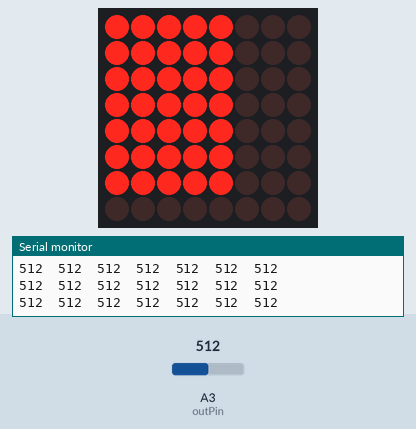
The sketch below on a simulated Arduino Uno, built with avr-gcc and run on an emulated ATmega328P. Shown: 8×8 LED matrix, the last lines printed to the serial monitor. The test bench sets the inputs (shaded band); at power-on: A3 (outPin) = 512.

Above: at 1.2 s.
1.3 s: A3 (outPin) set to 716
At 1.56 s:
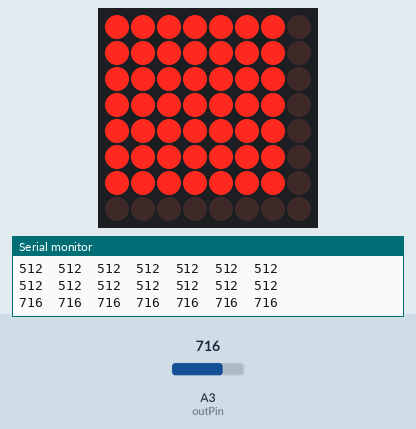
3.6 s: A3 (outPin) set to 900
At 3.83 s:
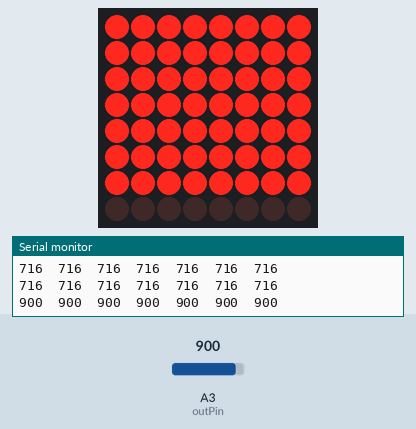
6.3 s: A3 (outPin) set to 597
At 6.5 s:
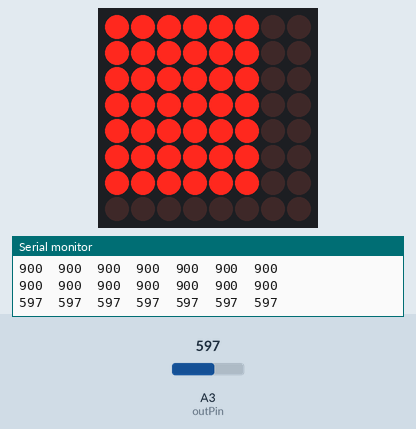
8.9 s: A3 (outPin) set to 570
At 9.11 s:
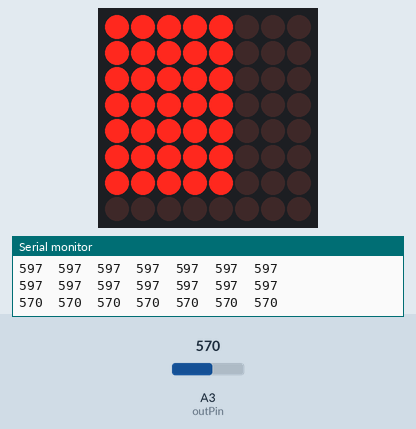
11.1 s: A3 (outPin) set to 413
At 11.34 s:
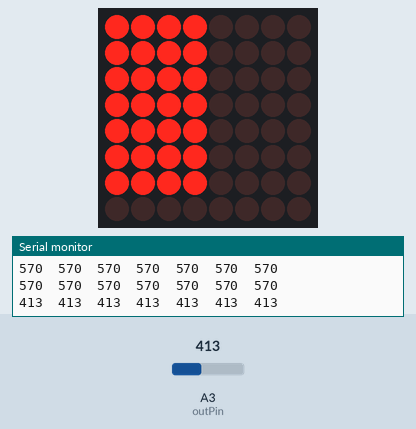
13.7 s: A3 (outPin) set to 387
At 13.91 s:
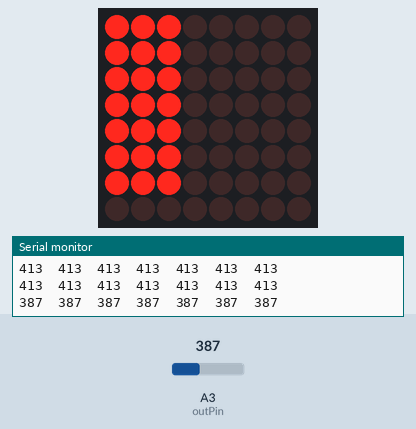

Measured:
- the behaviour switches between 579 and 578 on A3 (outPin) (found by bisection; images 3 and 4)
- the behaviour switches between 399 and 398 on A3 (outPin) (found by bisection; images 5 and 6)
- after the input at 1.3 s, the display: changes after 0.09 s (image 1)
- after the input at 3.6 s, the display: first differs from a run without the input after 0.06 s (image 2)
- after the input at 6.3 s, the display: first differs from a run without the input at once (image 3)
- after the input at 8.9 s, the display: first differs from a run without the input at once (image 4)
- after the input at 11.1 s, the display: first differs from a run without the input after 0.07 s (image 5)
- after the input at 13.7 s, the display: first differs from a run without the input at once (image 6)

The sketch:

spectrometer.ino
```cpp
#include <LedControl.h>
int strobePin = 6;
int resetPin = 9;
int outPin = A3;
int level[7];


const int DATA = 2;
const int CLOCK = 3;
const int CHIP_SET = 4;
const int DEVICE_NUMBER = 1;
LedControl lc=LedControl(DATA, CLOCK, CHIP_SET, DEVICE_NUMBER);

void setup() {

   lc.shutdown(0,false); //Turn on Matrix
  lc.setIntensity(0,8); //Set Brightness
  lc.clearDisplay(0); //Clear Display

  // put your setup code here, to run once:

  Serial.begin(115200);
  pinMode (strobePin, OUTPUT);
  pinMode(resetPin, OUTPUT);
  pinMode(outPin, INPUT);

  digitalWrite(resetPin, LOW);
  digitalWrite(strobePin,LOW);
  delay(1);

  digitalWrite(resetPin, HIGH);
  delay(1);
  digitalWrite(resetPin, LOW);
  digitalWrite(strobePin, HIGH);
  delay(1);
}

void loop() {
  // put your main code here, to run repeatedly:
//  int mic_voltage = analogRead(A5);
//  Serial.println(mic_voltage);
//  delay(10);

  digitalWrite(resetPin, HIGH);
  delay(1);
  digitalWrite(resetPin, LOW);

  for (int i = 0; i < 7; i++){
    digitalWrite(strobePin, LOW);
    delayMicroseconds(1000);
    level[i] = analogRead(outPin);
    digitalWrite(strobePin, HIGH);
    delayMicroseconds(1000);
  }

/*  for(int i = 0; i < 8; i++)
  {
    int lights[] = {0,1,3,7,15,31,63,127,255};
    if (level[i] > 500){
      lc.setColumn(0,i,lights[7]);
    }
    else {
      lc.setRow(0, i, lights[0]);
    }
  }
*/
    for(int i = 7; i >= 0; i--)
    {
      int lights[] = {0,1,3,7,15,31,63,127,255};
      int currentLevel = level[i];
      int threshold = 128;
      int ledLevel = 0;
      while(currentLevel > 128)
      {
        currentLevel = currentLevel - 90;
        lc.setLed(0,i,ledLevel,1);
        ledLevel++;
      }

    }
    Serial.println();
    delay(100);
    lc.clearDisplay(0);

  for (int i = 0; i < 7; i++){
   Serial.print(level[i]);
   Serial.print("  ");
  }

  Serial.println();

}
```
